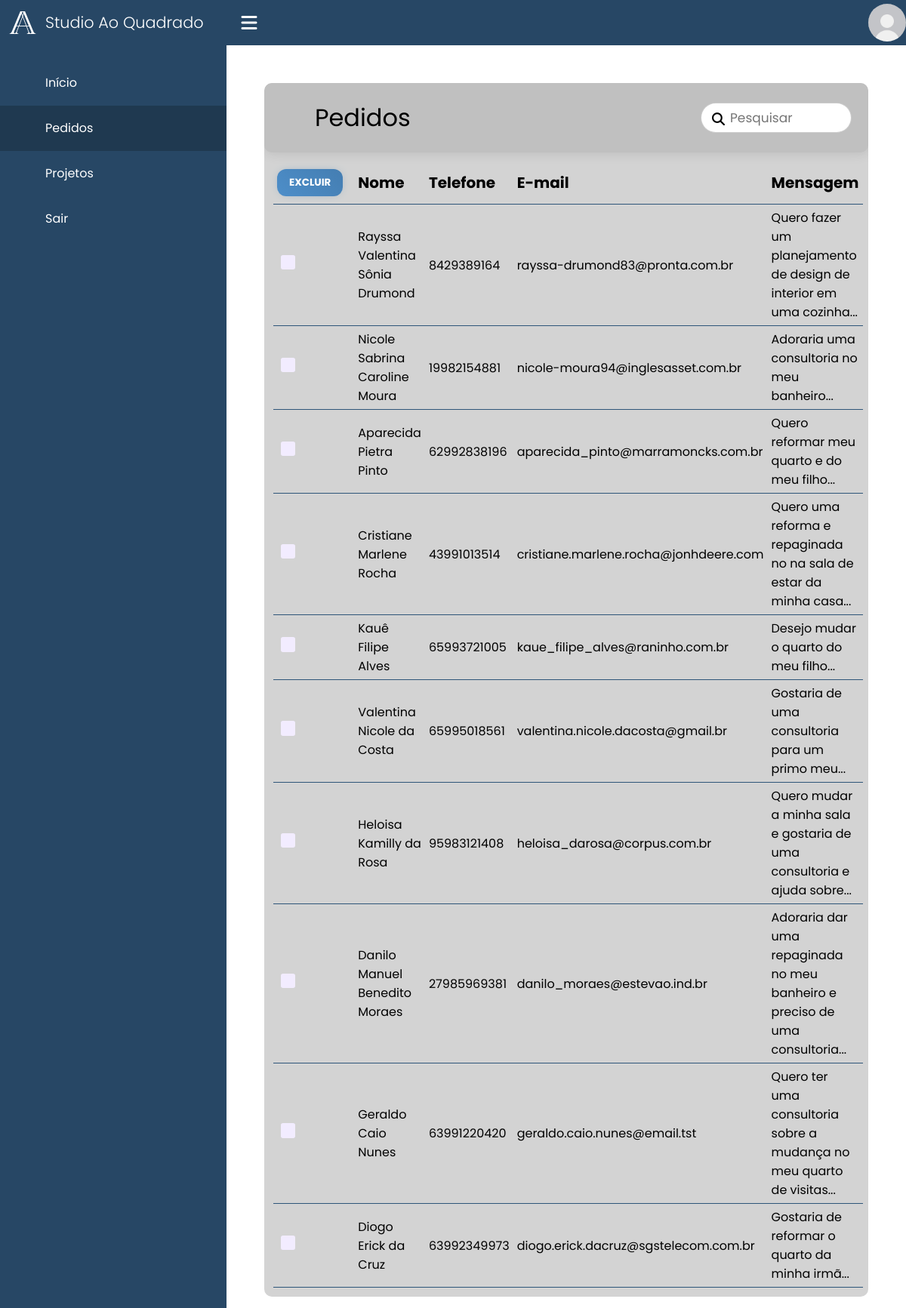
The app's page /admin/pedidos.php with its own data.
### tables this page shows
CREATE TABLE `resposta_form` (
  id INT NOT NULL AUTO_INCREMENT,
  nome varchar(50) not null,
  tel bigint not null,
  email varchar(40) NOT NULL,
  msg varchar(200) not null,
  PRIMARY KEY (id));

### admin/pedidos.php (the view, shortened to what this page needs)
<?php
$PDO = db_connect();
$sql = "SELECT * "
    . "FROM resposta_form ORDER BY id ASC";
$stmt = $PDO->prepare($sql);
$stmt->execute();
?>
<!DOCTYPE html>
<html lang="en">
<head>
    <link rel="stylesheet" href="./styles/admin.css">
    <link rel="stylesheet" href="./styles/pedidos.css">
</head>
<body>
<div class="dash-container">
        <div class="navigation">
            <ul>
                <li>
                    <a href="./index.php">
                        <img src="/src/img/logo/logoA_white.svg" alt="">
                        <span>
                            <h2>Studio Ao Quadrado</h2>
                        </span>
                    </a>
                </li>
                <li>
                    <a href="./index.php">
                        <lord-icon src="https://cdn.lordicon.com/osuxyevn.json" trigger="hover" colors="primary:#ffffff"></lord-icon>
                        <span>Início</span>
                    </a>
                </li>
                <li>
                    <a href="./pedidos.php">
                        <lord-icon src="https://cdn.lordicon.com/zchxlapl.json" trigger="hover" colors="primary:#ffffff"></lord-icon>
                        <span>Pedidos</span>
                    </a>
                </li>
                <li>
                    <a href="./projetos.php">
                        <lord-icon src="https://cdn.lordicon.com/fpmskzsv.json" trigger="hover" colors="primary:#ffffff"></lord-icon>
                        <span>Projetos</span>
                    </a>
                </li>
                <li>
                    <a href="/src/index.php">
                    <lord-icon src="https://cdn.lordicon.com/zmkotitn.json" trigger="hover" colors="primary:#ffffff"></lord-icon>
                        <span>Sair</span>
                    </a>
                </li>
            </ul>
        </div>
    </div>
    <div class="main">
        <div class="topbar">
            <div class="toggle" onclick="AdminToggle();">
            </div>
            <div class="user">
                <img src="\src\img\pfp2.jpeg" alt="">
            </div>
        </div>
        <div class="pedidos-container">
            <div class="pedidos-parent">
            <div class="title">
                <div class="parent-title">
                <lord-icon src="https://cdn.lordicon.com/zchxlapl.json" trigger="hover"></lord-icon>
                <p>Pedidos</p>
                </div>
                <div class="search">
                    <label>
                        <input type="text" placeholder="Pesquisar">
                        <i class="fa fa-solid fa-magnifying-glass"></i>
                    </label>
                </div>
            </div>
            </div>
            <div class="table-container">
            <form method="POST" action="delete-msg.php">
            <table>
                <thead>
                    <tr>
                        <th><button type="submit" name="delMsg" class="btn-excluir">Excluir</button></th>
                        <th>Nome</th>
                        <th>Telefone</th>
                        <th>E-mail</th>
                        <th>Mensagem</th>
                    </tr>
                </thead>
                <tbody>
                <?php while ($resposta_form = $stmt->fetch(PDO::FETCH_ASSOC)) : ?>
                    <tr>
                        <?php echo "<td><input type='checkbox' class='checkItem' value='" . $resposta_form['id'] . "' name='delete-id[]'></td>";?>
                        <td><?php echo htmlspecialchars($resposta_form['nome']) ?></td>
                        <td><?php echo htmlspecialchars($resposta_form['tel']) ?></td>
                        <td><?php echo htmlspecialchars($resposta_form['email']) ?></td>
                        <td><?php echo htmlspecialchars($resposta_form['msg']) ?></td>
                    </tr>
                    <?php endwhile; ?>
                </tbody>
            </table>
                    </form>
            </div>
        </div>
    </div>
</body>
</html>

### admin/styles/admin.css (style rules this page uses)
:root { --logo-blue: #4d8ec9; --logo-dark-blue-10: #4580b5; --logo-dark-blue-20: #3e72a1; --logo-dark-blue-30: #36638d; --logo-dark-blue-40: #2e5579; --logo-dark-blue-50: #274765; --logo-dark-blue-60: #1f3950; --logo-dark-blue-70: #172b3c; --logo-dark-blue-80: #0f1c28; --logo-light-blue-10: #5f99ce; --logo-light-blue-20: #71a5d4; --logo-light-blue-30: #82b0d9; --logo-light-blue-40: #94bbdf; --logo-light-blue-50: #a6c7e4; --logo-light-blue-60: #b8d2e9; --logo-light-blue-70: #caddef; --logo-light-blue-80: #dbe8f4; --logo-light-blue-90: #edf4fa; --background-transparent: #111418c9; --background: #111418; }
* { margin: 0; padding: 0; box-sizing: border-box; font-family: "Poppins", sans-serif; }
.dash-container .navigation ul li lord-icon, .dash-container .navigation ul li img { align-items: center; height: 30px; min-width: 60px; line-height: 60px; }
.dash-container { position: relative; width: 100%; }
.dash-container .navigation { position: fixed; width: 300px; height: 100%; background-color: var(--logo-dark-blue-50); transition: 500ms; }
.navigation ul { position: absolute; top: 0; left: 0; width: 100%; }
.navigation ul li { position: relative; width: 100%; list-style: none; }
.navigation ul li:nth-child(1) { margin-bottom: 20px; }
.navigation ul li a { position: relative; display: block; align-items: center; width: 100%; display: flex; text-decoration: none; color: #fff; line-height: 60px; }
.navigation ul li a span h2 { position: relative; font-size: 1.3rem; display: block; line-height: 60px; white-space: nowrap; font-weight: 300; }
.main { position: absolute; width: calc(100% - 300px); left: 300px; min-height: 100vh; background-color: white; transition: 500ms; }
.main .topbar { width: 100%; background: var(--logo-dark-blue-50); height: 60px; display: flex; justify-content: space-between; align-items: center; }
.main .topbar .toggle { position: relative; width: 60px; height: 60px; cursor: pointer; }
.toggle:before { content: '\f0c9'; font-family: FontAwesome; position: absolute; width: 100%; height: 100%; line-height: 60px; font-size: 24px; text-align: center; color: #fff; }
.user img { height: 60px; aspect-ratio: 1; }
.search { position: relative; width: 400px; margin: 0 10px; }
.search label { position: relative; width: 100%; }
.search label input { width: 100%; height: 40px; border-radius: 40px; padding: 5px 20px 5px 38px; outline: none; border: 1px solid rgba(0, 0, 0, 0.2); font-size: 17px; }
.search label .fa { position: absolute; left: 15px; top: 2px; font-size: 17px; }
.user { position: relative; width: 50px; height: 50px; border-radius: 9999px; overflow: hidden; }
.user img { position: absolute; top: 0; left: 0; width: 100%; height: 100%; object-fit: cover; }

### records on screen
resposta_form: nome "Rayssa Valentina Sônia Drumond", tel "8429389164", email "rayssa-drumond83@pronta.com.br", msg "Quero fazer um planejamento de design de interior em uma cozinha..."
resposta_form: nome "Nicole Sabrina Caroline Moura", tel "19982154881", email "nicole-moura94@inglesasset.com.br", msg "Adoraria uma consultoria no meu banheiro..."
resposta_form: nome "Aparecida Pietra Pinto", tel "62992838196", email "aparecida_pinto@marramoncks.com.br", msg "Quero reformar meu quarto e do meu filho..."
resposta_form: nome "Cristiane Marlene Rocha", tel "43991013514", email "cristiane.marlene.rocha@jonhdeere.com", msg "Quero uma reforma e repaginada no na sala de estar da minha casa..."
resposta_form: nome "Kauê Filipe Alves", tel "65993721005", email "kaue_filipe_alves@raninho.com.br", msg "Desejo mudar o quarto do meu filho..."
resposta_form: nome "Valentina Nicole da Costa", tel "65995018561", email "valentina.nicole.dacosta@gmail.br", msg "Gostaria de uma consultoria para um primo meu..."
resposta_form: nome "Heloisa Kamilly da Rosa", tel "95983121408", email "heloisa_darosa@corpus.com.br", msg "Quero mudar a minha sala e gostaria de uma consultoria e ajuda sobre..."
resposta_form: nome "Danilo Manuel Benedito Moraes", tel "27985969381", email "danilo_moraes@estevao.ind.br", msg "Adoraria dar uma repaginada no meu banheiro e preciso de uma consultoria..."
resposta_form: nome "Geraldo Caio Nunes", tel "63991220420", email "geraldo.caio.nunes@email.tst", msg "Quero ter uma consultoria sobre a mudança no meu quarto de visitas..."
resposta_form: nome "Diogo Erick da Cruz", tel "63992349973", email "diogo.erick.dacruz@sgstelecom.com.br", msg "Gostaria de reformar o quarto da minha irmã..."
